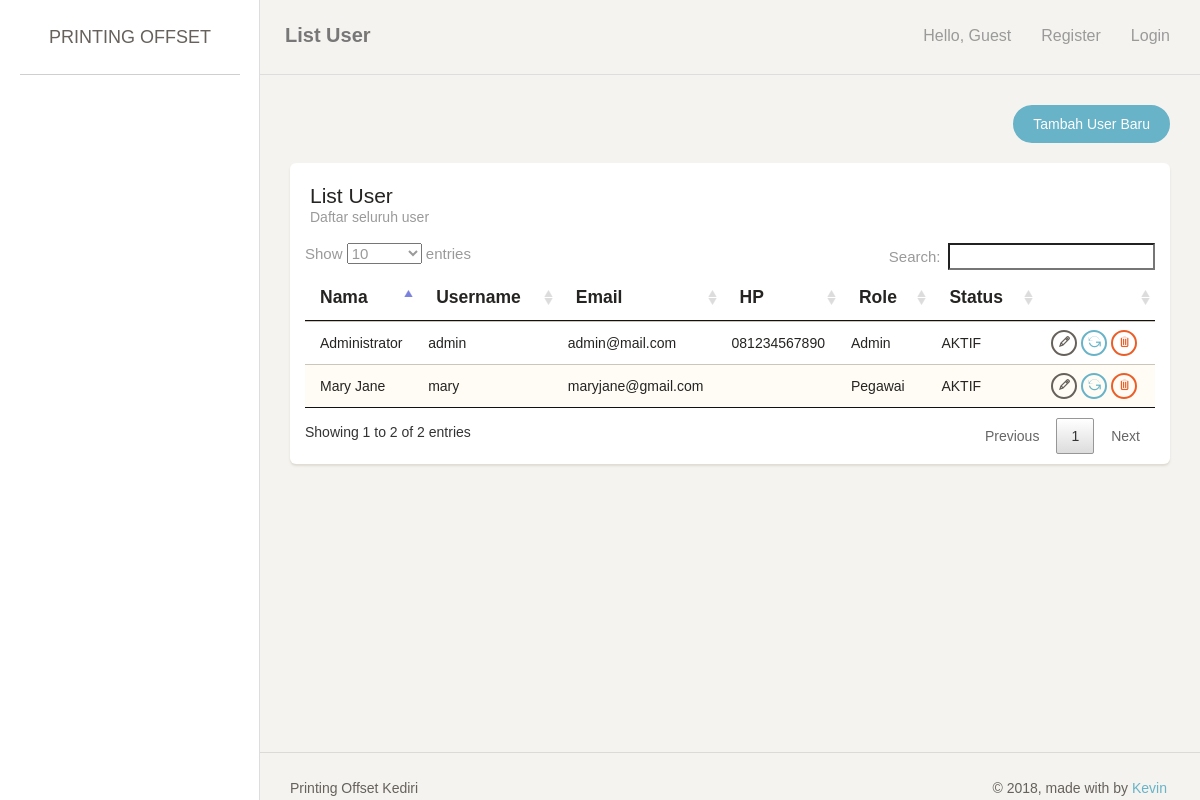
The page /index.php/user on the database as committed earlier.
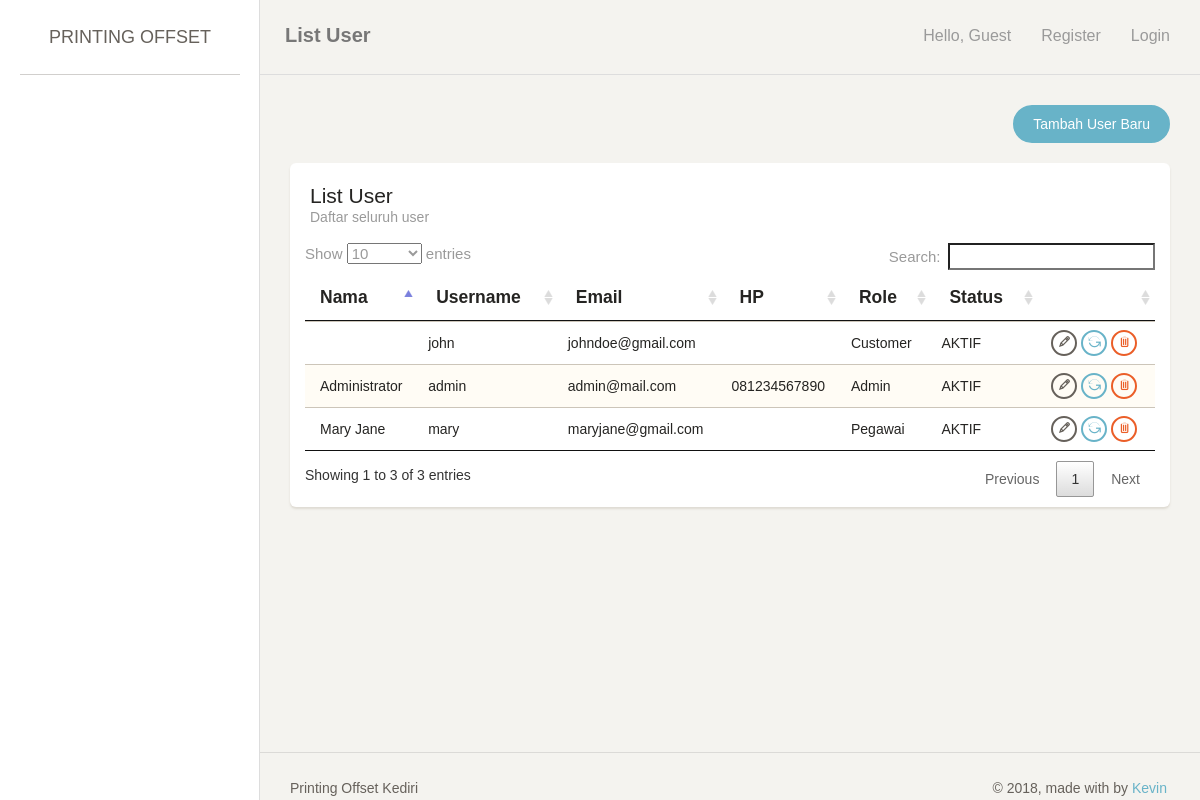
The same page on the database as committed later.
### tables this page shows
create table user
(
   id_user              int not null auto_increment,
   nama_user            varchar(255),
   alamat_user          varchar(255),
   no_hp                varchar(14),
   email                varchar(255),
   photo                varchar(255),
   username             varchar(255),
   password             varchar(255),
   role                 int,
   is_active            smallint,
   primary key (id_user)
);

### application/controllers/User.php (called while the page is built, shortened)
<?php
class User extends CI_Controller {
	public function index() {
		$this->lst();
	}
	public function lst() {
		if ($_SESSION['printer']['user']['role'] == 0){
			$data['page_title'] = 'List User';
			$data['page_note'] = 'Daftar seluruh user';
			$data['row'] = $this->MUser->getAll();
			$this->load->view('header', $data);
			$this->load->view('user_list', $data);
			$this->load->view('footer', $data);
		} else {
			redirect('login');
		}
	}
}

### index.php (called while the page is built, shortened)
<?php
require_once BASEPATH.'core/CodeIgniter.php';

### application/models/User_model.php (called while the page is built, shortened)
<?php
class User_model extends CI_Model {
	public function getAll() {
		return $this->db->get('user')->result_array();
	}
}

### application/views/user_list.php (the view, shortened to what this page needs)
<div class="content">
    <div class="container-fluid">
        <div class="row">
            <div class="col-md-12">
                <div align="right">
                    <a href="<?= site_url('user/add/'); ?>" class="btn btn-info btn-fill btn-wd">Tambah User Baru</a>
                </div>
                <br/>
                <div class="card">
                    <div class="header">
                        <h4 class="title"><?= $page_title; ?></h4>
                        <p class="category"><?= $page_note; ?></p>
                    </div>
                    <div class="content table-responsive">
                        <table id="myTable" class="table table-striped">
                            <thead><tr>
                                <th>Nama</th>
                                <th>Username</th>
                                <th>Email</th>
                                <th>HP</th>
                                <th>Role</th>
                                <th>Status</th>
                                <th></th>
                            </tr></thead>
                            <tbody>
                                <?php foreach ($row as $key => $value) {
                                    ?>
                                    <tr>
                                        <td><?= $value['nama_user']; ?></td>
                                        <td><?= $value['username']; ?></td>
                                        <td><?= $value['email']; ?></td>
                                        <td><?= $value['no_hp']; ?></td>
                                        <td>
                                            <?php if ($value['role'] == 0) echo 'Admin';
                                            else if ($value['role'] == 1) echo 'Pegawai';
                                            else echo 'Customer'; ?>
                                        </td>
                                        <td>
                                            <?php if ($value['is_active'] == 1) echo 'AKTIF';
                                            else echo 'NON-AKTIF'; ?>
                                        </td>
                                        <td align="center">
                                            <a href="<?= site_url('user/edit/'.$value['id_user']); ?>" class="btn btn-waning btn-xs"><span class="ti-pencil" title="Edit"></span></a>
                                            <?php if ($value['is_active']) { ?>
                                                <a href="<?= site_url('user/active/'.$value['id_user']); ?>" class="btn btn-info btn-xs"><span class="ti-reload" title="Deactivate"></span></a>
                                            <?php } else { ?>
                                                <?= form_hidden('status', 1); ?>
                                                <a href="<?= site_url('user/active/'.$value['id_user']); ?>" class="btn btn-info btn-xs"><span class="ti-reload" title="Activate"></span></a>
                                            <?php } ?>
                                            <a href="<?= site_url('user/delete/'.$value['id_user']); ?>" class="btn btn-danger btn-xs"><span class="ti-trash" title="Delete"></span></a>
                                        </td>
                                    </tr>
                                    <?php
                                } ?>
                            </tbody>
                        </table>
                    </div>
                </div>
            </div>
        </div>
    </div>
</div>

### application/views/header.php (shortened to what this page needs)
<!doctype html>
<html lang="en">
<head>
    <link rel="stylesheet" href="<?= base_url('assets/assets/css/bootstrap.min.css'); ?>" />
    <link rel="stylesheet" href="<?= base_url('assets/assets/css/animate.min.css'); ?>" />
    <link rel="stylesheet" href="<?= base_url('assets/assets/css/paper-dashboard.css'); ?>" />
    <link rel="stylesheet" href="<?= base_url('assets/assets/css/demo.css'); ?>" />
    <link rel="stylesheet" href="<?= base_url('assets/assets/css/themify-icons.css'); ?>" />
    <link rel="stylesheet" type="text/css" href="<?= base_url('assets/DataTables/datatables.min.css'); ?>"/>
    <link rel="stylesheet" type="text/css" href="<?= base_url('assets/DataTables/DataTables-1.10.18/css/jquery.dataTables.css'); ?>"/>
</head>
<body>
<div class="wrapper">
    <div class="sidebar" data-background-color="white" data-active-color="danger">
        <div class="sidebar-wrapper">
            <div class="logo">
                <a href="<?= base_url(); ?>" class="simple-text">
                    Printing Offset
                </a>
            </div>
        </div>
    </div>
    <div class="main-panel">
        <nav class="navbar navbar-default">
            <div class="container-fluid">
                <div class="navbar-header">
                    <a class="navbar-brand" href="#"><?= $page_title ?></a>
                </div>
                <div class="collapse navbar-collapse">
                    <ul class="nav navbar-nav navbar-right">
                        <li>
                            <a>
                                <p>Hello, <?= !empty($_SESSION['printer']['user']['nama']) ? $_SESSION['printer']['user']['nama'] : 'Guest'; ?></p>
                            </a>
                        </li>
                        <?php if (!empty($_SESSION['printer']['user'])) { ?>
                        <li>
                            <a href="<?= site_url('login/logout'); ?>">
                                <p>Logout</p>
                            </a>
                        </li>
                        <?php } else { ?>
                        <li>
                            <a href="<?= site_url('login/register_user'); ?>">
                                <p>Register</p>
                            </a>
                        </li>
                        <li>
                            <a href="<?= site_url('login'); ?>">
                                <p>Login</p>
                            </a>
                        </li>
                        <?php } ?>
                    </ul>
                </div>
            </div>
        </nav>

### application/views/footer.php (shortened to what this page needs)
    <footer class="footer">
        <div class="container-fluid">
            <nav class="pull-left">
                <ul>
                    <li>
                        <a href="<?= base_url(); ?>">
                            Printing Offset Kediri
                        </a>
                    </li>
                </ul>
            </nav>
            <div class="copyright pull-right">
                &copy; <script>document.write(new Date().getFullYear())</script>, made with <i class="fa fa-heart heart"></i> by <a href="#">Kevin</a>
            </div>
        </div>
    </footer>
</div>
</div>
</body>
</html>

Rows that differ between the two databases and show on the page:
added user: username "john", email "johndoe@gmail.com", role "Customer", is_active "AKTIF"
Other text that changed with them:
text written by a page script: "Show entries Search: Showing 1 to 2 of 2 entries Previous 1 Next" → "Show entries Search: Showing 1 to 3 of 3 entries Previous 1 Next"
